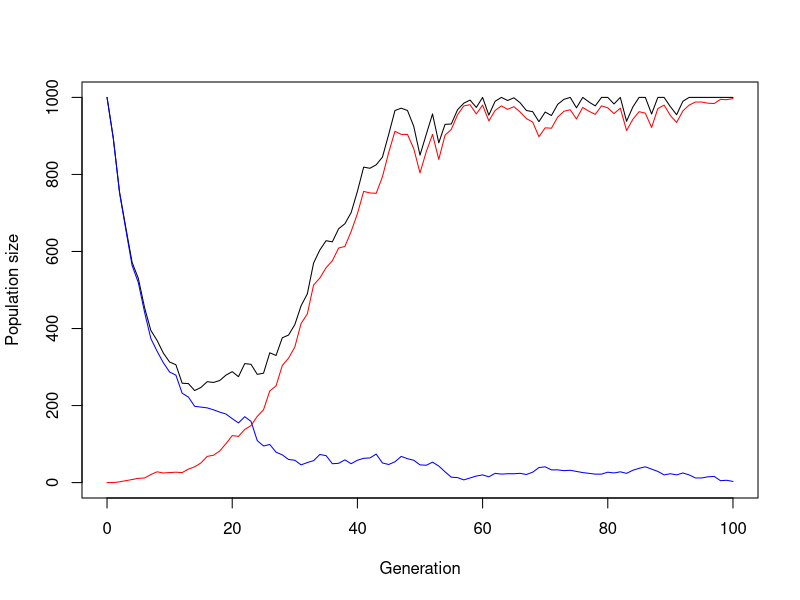

The R script that drew this image: (Note: this script raises an error after producing the figure.)
## ---- chunk 1


# The following function simulates one generation, incorporating immigration and competition effects. Wild-type individuals are subject to decay, while mutant growth decreases as carrying capacity is approached.

simulate_one_gen_mig_logistic <- function(N_a, N_A, carrying_capacity, decay_rate, sel_coeff, mut_rate, mig_rate_a) {
  # adult migrants arrive and are added to 'a' population
  N_a_mig <- rpois(1, mig_rate_a) # stochastic immigration
  N_a <- N_a + N_a_mig
  
  # determine total population size
  N_total <- N_a+N_A
  
  # reproduction occurs according to decay rates and selection coefficients
  offsp_a <- rpois(1, N_a * (1-decay_rate)) # independent of carrying capacity
  offsp_A <- rpois(1, N_A + N_A*(sel_coeff-decay_rate)*(1-N_total/carrying_capacity))
  # randomly kill individuals if carrying capacity is exceeded
  offsp_total <- offsp_A + offsp_a
  if(offsp_total > carrying_capacity)
  {
    offsp_a <- rbinom(1,carrying_capacity,c(offsp_a,offsp_A)/offsp_total)
    offsp_A <- carrying_capacity-offsp_a
  }

  
  # draw new mutants according to Poisson distribution
  mut_a_to_A <- rpois(1, offsp_a * mut_rate)
  
  # determine new population sizes of wild type and mutant
  N_a_new <- offsp_a - mut_a_to_A
  N_A_new <- offsp_A + mut_a_to_A
  
  return(c(N_a_new, N_A_new))
}
# Test the function
print(simulate_one_gen_mig_logistic(N_a=50, N_A=0, carrying_capacity=50, decay_rate=0.1, sel_coeff=0.3, mut_rate=0.1, mig_rate_a=1))

## ---- chunk 2
simulate_pop_mig_logistic <- function(N_init_a, N_init_A, carrying_capacity, decay_rate, sel_coeff, mut_rate, mig_rate_a, t_max) {
  # Create the vector in which to save the results
  pop_vector <- c(N_init_a, N_init_A)
  # initiate the variables
  pop_new <- c(N_init_a, N_init_A)
  
  # run the simulation until generation t_max
  for (i in 1:t_max+1) {
    # redefine the current population one generation later
    pop_new <- simulate_one_gen_mig_logistic(pop_new[1],pop_new[2],carrying_capacity, decay_rate, sel_coeff, mut_rate, mig_rate_a)
    # add the new population sizes to the output vector
    pop_vector <- rbind(pop_vector,pop_new)
  }
  
  # define the row and column names of the output vector
  rownames(pop_vector) <- (0:t_max)[1:length(pop_vector[,1])] # note that the vector has to be cut if the simulation stopped early
  colnames(pop_vector) <- c("a","A")
  # return the result
  return(pop_vector)	
}


# Test the function and plot the result
# set t_max to a value to be used througout
max_gen <- 100
# create your simulation data
output <- simulate_pop_mig_logistic(1000,0,1000,0.1,0.3,0.001,3,max_gen)
# show the last few lines of the data table
print(tail(output))
# plot the output - note that the plot range and the x axis have to be adjusted based on the length of the table
# determine x axis range 
x_range <- 0:(length(output[,1])-1)
# this plots the total population size
plot(x_range,output[,1]+output[,2],type='l',ylim=c(0,max(output[,1]+output[,2])),xlab = "Generation",ylab = "Population size")
# add number of wild type individuals
lines(x_range,output[,1], col="blue")
# add number of mutant individuals
lines(x_range,output[,2], col="red")
## ---- chunk 3
simulate_pop_mig_logistic <- function(N_init_a, N_init_A, carrying_capacity, decay_rate, sel_coeff, mut_rate, mig_rate_a, t_max) {
  
  # initiate the variables
  pop_new <- c(N_init_a, N_init_A)
  # start counting generations
  gen <- 0
  
  # run the simulation until generation t_max
  for (i in 1:t_max+1) {
    # redefine the current population one generation later
    pop_new <- simulate_one_gen_mig_logistic(pop_new[1],pop_new[2],carrying_capacity, decay_rate, sel_coeff, mut_rate, mig_rate_a)
    # adding one generation to counter
    gen <- gen+1
    # calculate population size
    N_total <- sum(pop_new)
    # stop when carrying capacity is reached
    if (N_total == carrying_capacity) break
  }
  return(gen)	
}


# Test the function and plot the result
# set t_max to a value to be used througout
max_gen <- 100
# create your simulation data
output_gens <- simulate_pop_mig_logistic(1000,0,1000,0.1,0.3,0.001,3,max_gen)
print(output)
## ---- chunk 4
simulate_pop_mig_logistic_2 <- function(N_init_a, N_init_A, carrying_capacity, decay_rate, sel_coeff, mut_rate, mig_rate_a, t_max) {
  
  # initiate the variables
  pop_new <- c(N_init_a, N_init_A)
  # start counting generations
  gen <- 0
  
  # run the simulation until generation t_max
  for (i in 1:t_max+1) {
    # redefine the current population one generation later
    pop_new <- simulate_one_gen_mig_logistic(pop_new[1],pop_new[2],carrying_capacity, decay_rate, sel_coeff, mut_rate, mig_rate_a)
    # adding one generation to counter
    gen <- gen+1
    # calculate population size
    N_total <- sum(pop_new)
    # stop when carrying capacity is reached
    if (N_total == carrying_capacity) break
  }
  return(pop_new[2])	
}


# Test the function and plot the result
# set t_max to a value to be used througout
max_gen <- 100
# create your simulation data
output_gens <- simulate_pop_mig_logistic(1000,0,1000,0.1,0.3,0.001,3,max_gen)
print(output)
## ---- chunk 5

N_init_a <-  1000
N_init_A <- 0
carrying_capacity <- 1000
decay_rate <- 0.1
sel_coeff <- 0.3
mut_rate <- 0.001
mig_rate_a <- 11
t_max <- 1000
n_reps <- 500


table_matrix <- matrix(nrow = n_reps, ncol = 1) 
print(table_matrix)  


# repeat the simulation n_reps times

 for (rep in 1:n_reps) {
   
# start the simulation with the same initials conditions
table_matrix[rep,1] <- simulate_pop_mig_logistic_2(N_init_a, N_init_A, carrying_capacity, decay_rate, sel_coeff, mut_rate, mig_rate_a, t_max)}
 
  print(table_matrix)  

  ## Calculate the average to carrying capacity
  avg_Na <- mean(table_matrix)
  print(avg_NA)
  



## ---- chunk 6

N_init_a <- 1000
N_init_A <- 0
carrying_capacity <- 1000
decay_rate <- 0.1
sel_coeff <- 0.3
mut_rate <- 0.001
mig_rate_a <- seq(1, 100, by=1)
t_max <- 1000
n_reps <- 500


table_avg <- matrix(nrow = length(mig_rate_a), ncol= 2  ) 

q <- 1
#  increase migration
for(mig in mig_rate_a){

 # Matrices to store proportions for each replication
  table_matrix_a <- numeric(n_reps)
  table_matrix_A <- numeric(n_reps)

 for (rep in 1:n_reps) {
   
# start the simulation with the same initials conditions
table_matrix[rep,1] <- simulate_pop_mig_logistic(N_init_a, N_init_A, carrying_capacity, decay_rate, sel_coeff, mut_rate, mig, t_max)
# Calculate proportion of carrying capacity
    table_matrix_a[rep] <- table_matrix_a / carrying_capacity
    table_matrix_A[rep] <- table_matrix_A / carrying_capacity
  
}

 # Store the average proportions
  table_avg_a[q, 1] <- mig
  table_avg_a[q, 2] <- mean(table_matrix_a)
  table_avg_A[q, 1] <- mig
  table_avg_A[q, 2] <- mean(table_matrix_A)
  
  q <- q+1
  
  }
 
  print(table_avg)
  
# Plot results
plot(table_avg_a[,1], table_avg_a[,2], type = 'l', col = "red", ylim = c(0, 1), 
     xlab = "Migration Rate", ylab = "Proportion of Carrying Capacity", 
     main = "Proportion of Types 'a' and 'A' to Carrying Capacity")

# Add line for proportion of type 'A'
lines(table_avg_A[,1], table_avg_A[,2], col = "blue")


## ---- chunk 7

N_init_a <- 995
N_init_A <- 5
carrying_capacity <- 1000
decay_rate_a <- 0.1
decay_rate_b <- 0.15
decay_rate_c <- 0.2
sel_coeff <- 0.3
mut_rate <- 0.001
mig_rate_a <- seq(1, 200, by=2)
t_max <- 1000
n_reps <- 1000

# Table to store results for decay_rate = 0.1
table_avg_a <- matrix(nrow = length(mig_rate_a), ncol= 2)

# Table to store results for decay_rate = 0.15
table_avg_b <- matrix(nrow = length(mig_rate_a), ncol= 2)

# Table to store results for decay_rate = 0.2
table_avg_c <- matrix(nrow = length(mig_rate_a), ncol= 2)


q <- 1
#  increase migration
for(mig in mig_rate_a){

 # repeat the simulation n_reps times
  table_matrix <- matrix(nrow = n_reps, ncol= 1  )

 for (rep in 1:n_reps) {
   
# start the simulation with the same initials conditions with the decay rate A
table_matrix[rep,1] <- simulate_pop_mig_logistic(N_init_a, N_init_A, carrying_capacity, decay_rate_a, sel_coeff, mut_rate, mig, t_max)
}

  ## Calculate the average to carrying capacity
  avg_gen_time <- mean(table_matrix)
  table_avg_a[q, 1] <- mig
  table_avg_a[q,2] <- avg_gen_time
  
  q <- q+1
  
}
  
 
# start the simulation with the same initials conditions with the decay rate B

q <- 1
#  increase migration
for (mig in mig_rate_a) {

 # repeat the simulation n_reps times
  table_matrix <- matrix(nrow = n_reps, ncol = 1)

 for (rep in 1:n_reps) {
   
# start the simulation with the same initials conditions with the decay rate B
table_matrix[rep,1] <- simulate_pop_mig_logistic(N_init_a, N_init_A, carrying_capacity, decay_rate_b, sel_coeff, mut_rate, mig, t_max)
}

  ## Calculate the average to carrying capacity
  avg_gen_time <- mean(table_matrix)
  table_avg_b[q, 1] <- mig
  table_avg_b[q,2] <- avg_gen_time
  
  q <- q+1
  
}  
# start the simulation with the same initials conditions with the decay rate B

q <- 1
#  increase migration
for (mig in mig_rate_a) {

 # repeat the simulation n_reps times
  table_matrix <- matrix(nrow = n_reps, ncol = 1)

 for (rep in 1:n_reps) {
   
# start the simulation with the same initials conditions with the decay rate C

table_matrix[rep,1] <- simulate_pop_mig_logistic(N_init_a, N_init_A, carrying_capacity, decay_rate_c, sel_coeff, mut_rate, mig, t_max)
}

  ## Calculate the average to carrying capacity
  avg_gen_time <- mean(table_matrix)
  table_avg_c[q, 1] <- mig
  table_avg_c[q,2] <- avg_gen_time
  
  q <- q+1
  
  }
  print(table_avg_a)
  print(table_avg_b)
  print(table_avg_c)

# Plot the results
  plot(table_avg_a[,1], table_avg_a[,2], type= 'l', col= "blue", ylim= c(0, max(table_avg_a[,2], table_avg_b[,2], table_avg_c[,2])), xlab = "Mean number of migrants", ylab= "Generations to Carrying Capacity", main = "Comparison of Decay Rates")

# Add the line for decay_rate = 0.5
  
  lines(table_avg_b[,1], table_avg_b[,2], col= "red")
  lines(table_avg_c[,1], table_avg_c[,2], col= "purple")
 

## ---- chunk 8

N_init_a <- 1000
N_init_A <- 0
carrying_capacity <- 1000
decay_rate_a <- 0.1
decay_rate_b <- 0.15
decay_rate_c <- 0.2
sel_coeff <- 0.3
mut_rate <- 0.005
mig_rate_a <- seq(1, 200, by=2)
t_max <- 1000
n_reps <- 500

# Table to store results for decay_rate = 0.1
table_avg_a <- matrix(nrow = length(mig_rate_a), ncol= 2)

# Table to store results for decay_rate = 0.15
table_avg_b <- matrix(nrow = length(mig_rate_a), ncol= 2)

# Table to store results for decay_rate = 0.2
table_avg_c <- matrix(nrow = length(mig_rate_a), ncol= 2)


q <- 1
#  increase migration
for(mig in mig_rate_a){

 # repeat the simulation n_reps times
  table_matrix <- matrix(nrow = n_reps, ncol= 1  )

 for (rep in 1:n_reps) {
   
# start the simulation with the same initials conditions with the decay rate A
table_matrix[rep,1] <- simulate_pop_mig_logistic_2(N_init_a, N_init_A, carrying_capacity, decay_rate_a, sel_coeff, mut_rate, mig, t_max)
}

  ## Calculate the average to carrying capacity
  avg_gen_time <- mean(table_matrix)
  table_avg_a[q, 1] <- mig
  table_avg_a[q,2] <- avg_gen_time
  
  q <- q+1
  
}
  
 
# start the simulation with the same initials conditions with the decay rate B

q <- 1
#  increase migration
for (mig in mig_rate_a) {

 # repeat the simulation n_reps times
  table_matrix <- matrix(nrow = n_reps, ncol = 1)

 for (rep in 1:n_reps) {
   
# start the simulation with the same initials conditions with the decay rate B
table_matrix[rep,1] <- simulate_pop_mig_logistic_2(N_init_a, N_init_A, carrying_capacity, decay_rate_b, sel_coeff, mut_rate, mig, t_max)
}

  ## Calculate the average to carrying capacity
  avg_gen_time <- mean(table_matrix)
  table_avg_b[q, 1] <- mig
  table_avg_b[q,2] <- avg_gen_time
  
  q <- q+1
  
}  
# start the simulation with the same initials conditions with the decay rate B

q <- 1
#  increase migration
for (mig in mig_rate_a) {

 # repeat the simulation n_reps times
  table_matrix <- matrix(nrow = n_reps, ncol = 1)

 for (rep in 1:n_reps) {
   
# start the simulation with the same initials conditions with the decay rate C

table_matrix[rep,1] <- simulate_pop_mig_logistic_2(N_init_a, N_init_A, carrying_capacity, decay_rate_c, sel_coeff, mut_rate, mig, t_max)
}

  ## Calculate the average to carrying capacity
  avg_gen_time <- mean(table_matrix)
  table_avg_c[q, 1] <- mig
  table_avg_c[q,2] <- avg_gen_time
  
  q <- q+1
  
  }
  print(table_avg_a)
  print(table_avg_b)
  print(table_avg_c)

# Plot the results
  plot(table_avg_a[,1], table_avg_a[,2], type= 'l', col= "blue", ylim= c(0, max(table_avg_a[,2], table_avg_b[,2], table_avg_c[,2])), xlab = "Mean number of migrants", ylab= "Mean number of mutant in carrying capacity", main = "Comparison of Decay Rates")

# Add the line for decay_rate = 0.5
  
  lines(table_avg_b[,1], table_avg_b[,2], col= "red")
  lines(table_avg_c[,1], table_avg_c[,2], col= "purple")
 

